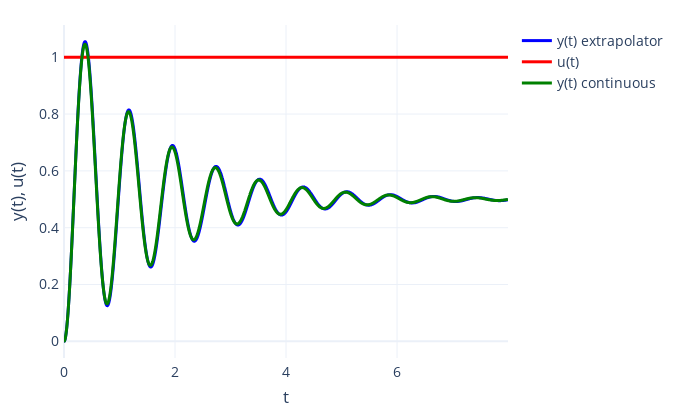

Write notebook code for a chart like this one.
### Code cell
# Plot solution using plotly
fig = go.Figure()
fig.add_trace(go.Scatter(x=ts, y=solution[:, 0], name='y(t) extrapolator', line_shape='spline', line=dict(color='blue', width=3)))
fig.add_trace(go.Scatter(x=ts, y=[u0(t) for t in ts], name='u(t)', line_shape='spline', line=dict(color='red', width=3)))
fig.add_trace(go.Scatter(x=ts, y=true_solution[:, 0], name='y(t) continuous', line_shape='spline', line=dict(color='green', width=3)))
fig.update_layout(xaxis_title='t', yaxis_title='y(t), u(t)')
fig.update_layout(template='plotly_white')
fig.update_layout(font=dict(size=14))
fig.update_layout(width=680, height=420,
                    margin=dict(l=25, r=25, b=25, t=25, pad=4))
fig.write_image(f'solution_third_{T}.pdf')
fig.show()

### Figure 1 — Plotly figure (JSON) as saved in the notebook; plotly's stock layout.template omitted (floating-point values rounded to 4 significant figures; data arrays with more than 128 entries replaced by an {"elided": "..."} marker saying what was removed)
{"data": [{"line": {"color": "blue", "shape": "spline", "width": 3}, "name": "y(t) extrapolator", "type": "scatter", "x": {"elided": "8000 float values"}, "y": {"elided": "8000 float values"}}, {"line": {"color": "red", "shape": "spline", "width": 3}, "name": "u(t)", "type": "scatter", "x": {"elided": "8000 float values"}, "y": {"elided": "8000 int values"}}, {"line": {"color": "green", "shape": "spline", "width": 3}, "name": "y(t) continuous", "type": "scatter", "x": {"elided": "8000 float values"}, "y": {"elided": "8000 float values"}}], "layout": {"font": {"size": 14}, "height": 420, "margin": {"b": 25, "l": 25, "pad": 4, "r": 25, "t": 25}, "width": 680, "xaxis": {"title": {"text": "t"}}, "yaxis": {"title": {"text": "y(t), u(t)"}}}}
